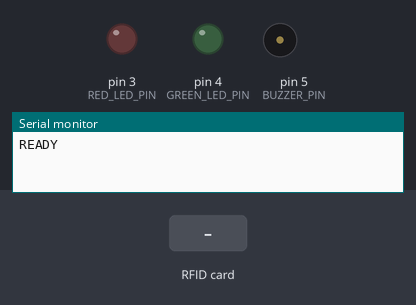
Simulated run of this sketch. Board: Arduino Uno, built with avr-gcc and run on an emulated ATmega328P. On the bench: output pins drawn as LEDs (lit = HIGH), buzzer (waves = sounding), the last lines printed to the serial monitor. The inputs (shaded band) are chosen by the test bench. Pins used as bus, display or sensor lines are not drawn.

Above: at 1.2 s.
1.3 s: RFID card 3E 76 C3 01 held to the reader
At 1.4 s:
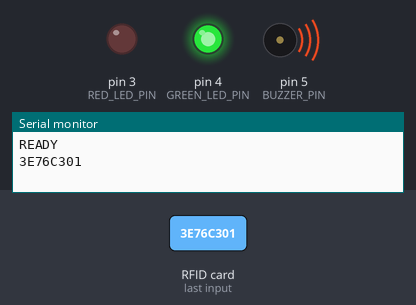
At 2.0 s:
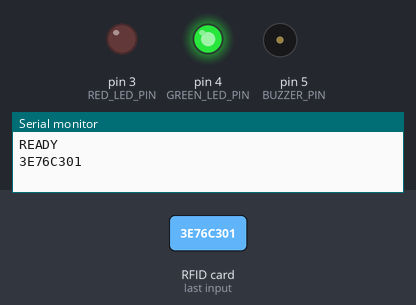
3.7 s: RFID card 5E 7A 19 C4 held to the reader
At 4.7 s:
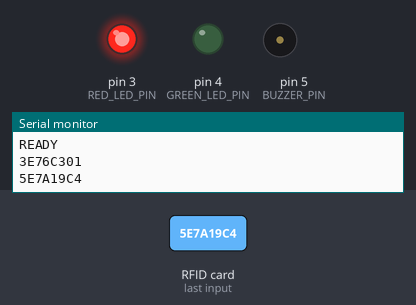
Timing chart, 0 to 6.7 s (numbered marks = the images above; inputs shaded):
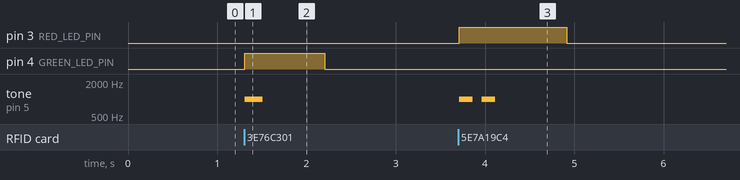

The sketch:

SmartLibraryRFID.ino
```cpp
#include <SPI.h>
#include <MFRC522.h>

#define SS_PIN 10
#define RST_PIN 9

MFRC522 rfid(SS_PIN, RST_PIN);

const int RED_LED_PIN = 3;
const int GREEN_LED_PIN = 4;
const int BUZZER_PIN = 5;

// Special admin/blue key UID (must match Main.py BLUE_KEY_UID)
byte blueKeyUID[] = {0x3E, 0x76, 0xC3, 0x01};

static bool matchUID(byte *uid1, byte *uid2, byte size1, byte size2) {
  if (size1 != size2) return false;
  for (byte i = 0; i < size1; i++) {
    if (uid1[i] != uid2[i]) return false;
  }
  return true;
}

static void beepOnce(int durationMs) {
  tone(BUZZER_PIN, 1000);
  delay(durationMs);
  noTone(BUZZER_PIN);
}

static void beepTwice() {
  for (int i = 0; i < 2; i++) {
    tone(BUZZER_PIN, 1000);
    delay(150);
    noTone(BUZZER_PIN);
    delay(100);
  }
}

void setup() {
  Serial.begin(9600);
  SPI.begin();
  rfid.PCD_Init();

  pinMode(RED_LED_PIN, OUTPUT);
  pinMode(GREEN_LED_PIN, OUTPUT);
  pinMode(BUZZER_PIN, OUTPUT);

  digitalWrite(RED_LED_PIN, LOW);
  digitalWrite(GREEN_LED_PIN, LOW);

  // Optional boot line; Flask ignores non-UID lines.
  Serial.println("READY");
}

void loop() {
  if (!rfid.PICC_IsNewCardPresent()) return;
  if (!rfid.PICC_ReadCardSerial()) return;

  // Build UID as a single uppercase hex string with no spaces.
  String uidStr = "";
  for (byte i = 0; i < rfid.uid.size; i++) {
    if (rfid.uid.uidByte[i] < 0x10) uidStr += "0";
    uidStr += String(rfid.uid.uidByte[i], HEX);
  }
  uidStr.toUpperCase();

  // IMPORTANT: Flask expects a clean UID line like "3E76C301"
  Serial.println(uidStr);

  // Feedback (green+1 beep for blue key, red+2 beeps for others)
  if (matchUID(rfid.uid.uidByte, blueKeyUID, rfid.uid.size, sizeof(blueKeyUID))) {
    digitalWrite(GREEN_LED_PIN, HIGH);
    digitalWrite(RED_LED_PIN, LOW);
    beepOnce(200);
  } else {
    digitalWrite(RED_LED_PIN, HIGH);
    digitalWrite(GREEN_LED_PIN, LOW);
    beepTwice();
  }

  delay(700);
  digitalWrite(RED_LED_PIN, LOW);
  digitalWrite(GREEN_LED_PIN, LOW);

  rfid.PICC_HaltA();
  rfid.PCD_StopCrypto1();
}
```

Measured:
- after the input at 1.3 s, pin 4 (GREEN_LED_PIN): LOW → HIGH at once, → LOW 0.90 s later; tone on pin 5 (BUZZER_PIN): silent → 1000 Hz at once, → silent 0.20 s later
- after the input at 3.7 s, pin 3 (RED_LED_PIN): LOW → HIGH at once, → LOW 1.2 s later; tone on pin 5 (BUZZER_PIN): alternates 1000 Hz for 0.15 s and silent for 0.10 s, 4 changes in all, then stays silent, starting at once
